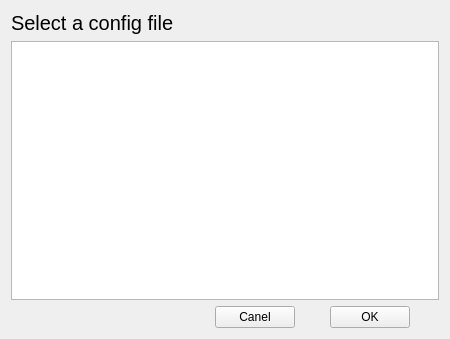
<?xml version="1.0" encoding="UTF-8"?>
<ui version="4.0">
 <class>Form</class>
 <widget class="QWidget" name="Form">
  <property name="geometry">
   <rect>
    <x>0</x>
    <y>0</y>
    <width>450</width>
    <height>339</height>
   </rect>
  </property>
  <property name="windowTitle">
   <string>Eneffco Diagram creator</string>
  </property>
  <layout class="QGridLayout" name="gridLayout">
   <item row="0" column="1">
    <widget class="QLabel" name="selct_config_label">
     <property name="font">
      <font>
       <pointsize>15</pointsize>
      </font>
     </property>
     <property name="text">
      <string>Select a config file</string>
     </property>
    </widget>
   </item>
   <item row="1" column="1">
    <widget class="QListView" name="listView"/>
   </item>
   <item row="3" column="1">
    <layout class="QHBoxLayout" name="horizontalLayout">
     <item>
      <spacer name="horizontalSpacer">
       <property name="orientation">
        <enum>Qt::Horizontal</enum>
       </property>
       <property name="sizeHint" stdset="0">
        <size>
         <width>40</width>
         <height>20</height>
        </size>
       </property>
      </spacer>
     </item>
     <item>
      <spacer name="horizontalSpacer_8">
       <property name="orientation">
        <enum>Qt::Horizontal</enum>
       </property>
       <property name="sizeHint" stdset="0">
        <size>
         <width>40</width>
         <height>20</height>
        </size>
       </property>
      </spacer>
     </item>
     <item>
      <spacer name="horizontalSpacer_7">
       <property name="orientation">
        <enum>Qt::Horizontal</enum>
       </property>
       <property name="sizeHint" stdset="0">
        <size>
         <width>40</width>
         <height>20</height>
        </size>
       </property>
      </spacer>
     </item>
     <item>
      <spacer name="horizontalSpacer_4">
       <property name="orientation">
        <enum>Qt::Horizontal</enum>
       </property>
       <property name="sizeHint" stdset="0">
        <size>
         <width>40</width>
         <height>20</height>
        </size>
       </property>
      </spacer>
     </item>
     <item>
      <spacer name="horizontalSpacer_6">
       <property name="orientation">
        <enum>Qt::Horizontal</enum>
       </property>
       <property name="sizeHint" stdset="0">
        <size>
         <width>40</width>
         <height>20</height>
        </size>
       </property>
      </spacer>
     </item>
     <item>
      <spacer name="horizontalSpacer_5">
       <property name="orientation">
        <enum>Qt::Horizontal</enum>
       </property>
       <property name="sizeHint" stdset="0">
        <size>
         <width>40</width>
         <height>20</height>
        </size>
       </property>
      </spacer>
     </item>
     <item>
      <spacer name="horizontalSpacer_3">
       <property name="orientation">
        <enum>Qt::Horizontal</enum>
       </property>
       <property name="sizeHint" stdset="0">
        <size>
         <width>40</width>
         <height>20</height>
        </size>
       </property>
      </spacer>
     </item>
     <item>
      <widget class="QPushButton" name="cancel_button">
       <property name="text">
        <string>Canel</string>
       </property>
      </widget>
     </item>
     <item>
      <spacer name="horizontalSpacer_2">
       <property name="orientation">
        <enum>Qt::Horizontal</enum>
       </property>
       <property name="sizeHint" stdset="0">
        <size>
         <width>40</width>
         <height>20</height>
        </size>
       </property>
      </spacer>
     </item>
     <item>
      <widget class="QPushButton" name="ok_button">
       <property name="text">
        <string>OK</string>
       </property>
      </widget>
     </item>
     <item>
      <spacer name="horizontalSpacer_9">
       <property name="orientation">
        <enum>Qt::Horizontal</enum>
       </property>
       <property name="sizeHint" stdset="0">
        <size>
         <width>40</width>
         <height>20</height>
        </size>
       </property>
      </spacer>
     </item>
    </layout>
   </item>
  </layout>
 </widget>
 <resources/>
 <connections/>
</ui>
